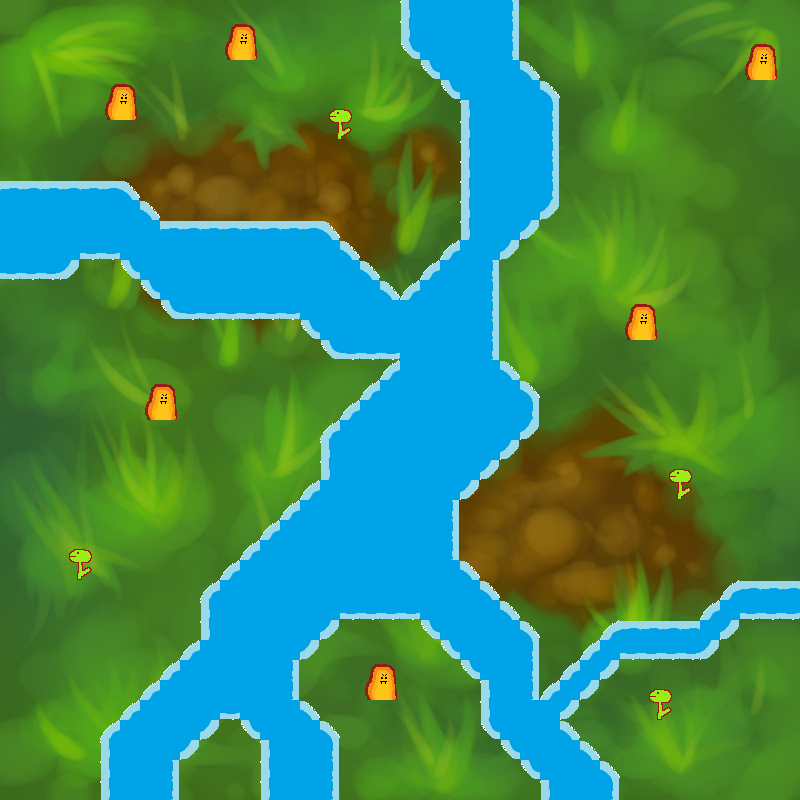

A 2D game scene composited from a Tiled map and its tileset images. What follows is a short description and the map's XML, with each tile layer's data collapsed to a summary:
An orthogonal 40x40 tile map with 20x20 px tiles, 3 tile layers (Background, Water, Spawn), 3 tilesets and 3 objects (2x spawn, warp).

<map version="1.0" orientation="orthogonal" width="40" height="40" tilewidth="20" tileheight="20">
 <tileset firstgid="1" name="Water" tilewidth="20" tileheight="20">
  <image source="water.png" trans="ffffff" width="60" height="60" />
  <tile id="0">
   <properties>
    <property name="solid" value="" />
    <property name="spawn" value="waternw" />
   </properties>
  </tile>
  <tile id="1">
   <properties>
    <property name="solid" value="" />
    <property name="spawn" value="watern" />
   </properties>
  </tile>
  <tile id="2">
   <properties>
    <property name="solid" value="" />
    <property name="spawn" value="waterne" />
   </properties>
  </tile>
  <tile id="3">
   <properties>
    <property name="solid" value="" />
    <property name="spawn" value="waterw" />
   </properties>
  </tile>
  <tile id="4">
   <properties>
    <property name="solid" value="" />
    <property name="spawn" value="waterc" />
   </properties>
  </tile>
  <tile id="5">
   <properties>
    <property name="solid" value="" />
    <property name="spawn" value="watere" />
   </properties>
  </tile>
  <tile id="6">
   <properties>
    <property name="solid" value="" />
    <property name="spawn" value="watersw" />
   </properties>
  </tile>
  <tile id="7">
   <properties>
    <property name="solid" value="" />
    <property name="spawn" value="waters" />
   </properties>
  </tile>
  <tile id="8">
   <properties>
    <property name="solid" value="" />
    <property name="spawn" value="waterse" />
   </properties>
  </tile>
 </tileset>
 <tileset firstgid="10" name="Spawn" tilewidth="40" tileheight="40">
  <image source="level2.png" trans="ffffff" width="80" height="40" />
  <tile id="0">
   <properties>
    <property name="solid" value="" />
    <property name="spawn" value="flytrap" />
   </properties>
  </tile>
  <tile id="1">
   <properties>
    <property name="solid" value="" />
    <property name="spawn" value="fireelemental" />
   </properties>
  </tile>
 </tileset>
 <tileset firstgid="12" name="Ground2" tilewidth="20" tileheight="20">
  <image source="grass tile2.png" trans="ffffff" width="800" height="800" />
 </tileset>
 <layer name="Background" width="40" height="40">
  <data>[1600 cells, 1600 non-empty, 1600 distinct tile ids]</data>
 </layer>
 <layer name="Water" width="40" height="40">
  <properties>
   <property name="solid" value="" />
   <property name="spawn" value="water" />
  </properties>
  <data>[1600 cells, 478 non-empty, 9 distinct tile ids]</data>
 </layer>
 <layer name="Spawn" width="40" height="40">
  <properties>
   <property name="solid" value="" />
   <property name="spawn" value="" />
  </properties>
  <data>[1600 cells, 10 non-empty, 2 distinct tile ids]</data>
 </layer>
 <objectgroup name="Object Layer 1" width="40" height="40">
  <object name="player" type="spawn" x="272" y="187" />
  <object name="flytrap" type="spawn" x="350" y="187" />
  <object name="First_level_torch_maze.tmx" type="warp" x="175" y="101" width="76" height="12" />
 </objectgroup>
</map>
